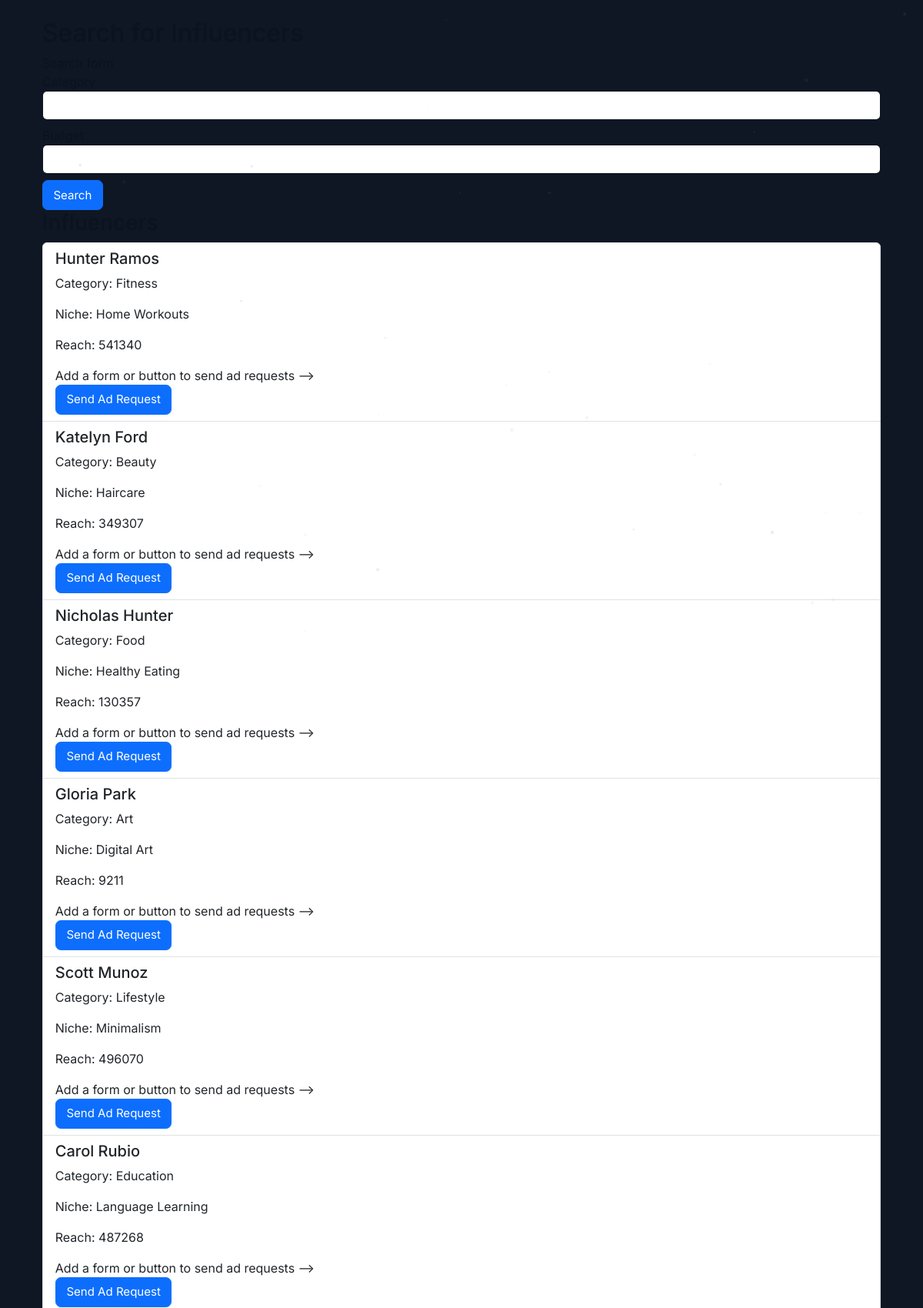
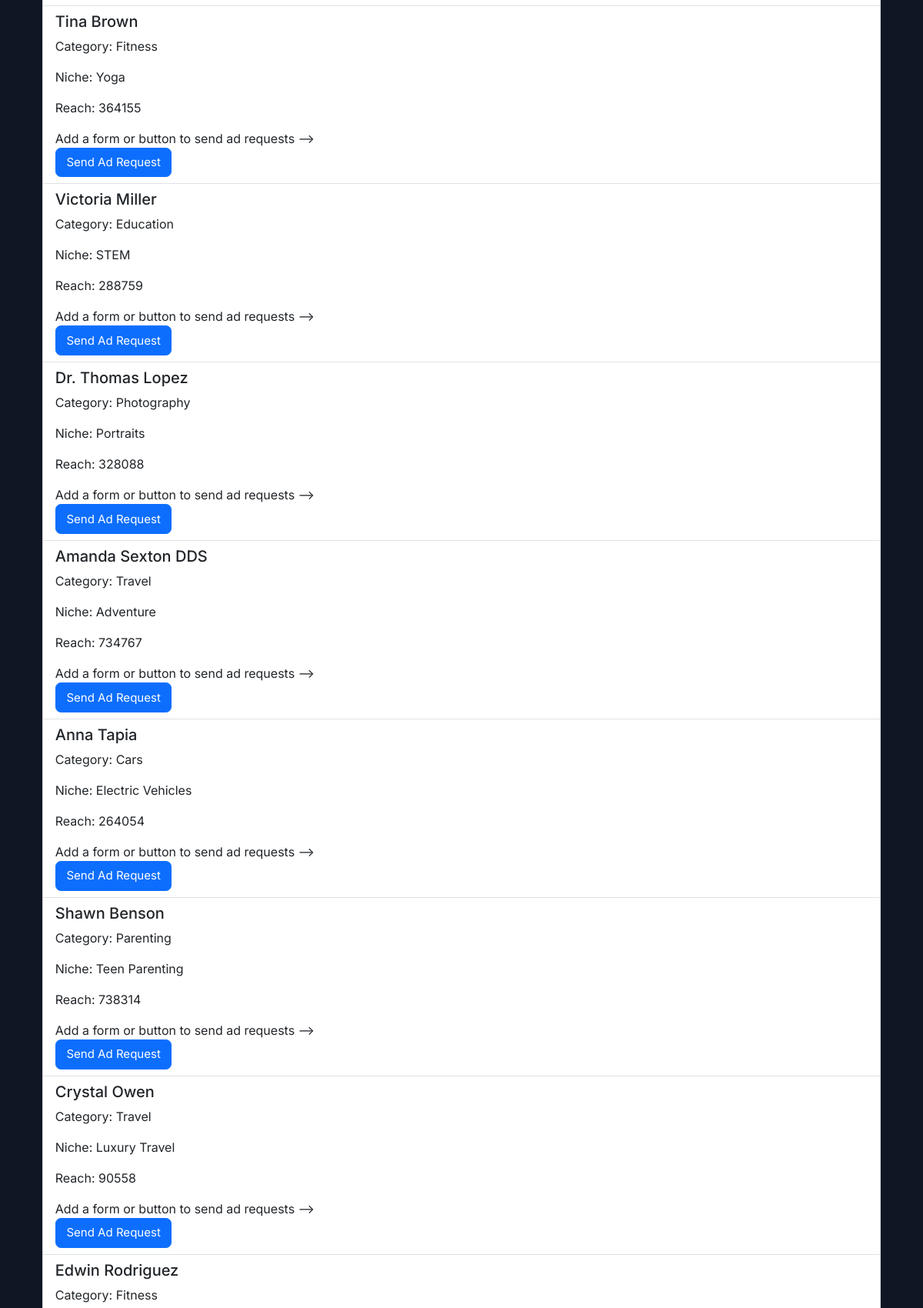
The page /search_influencers (signed in, upper part) on the database its author committed (2 pictures, top to bottom).
### app.py (models this page shows)
class Influencer(db.Model):
    id = db.Column(db.Integer, primary_key=True, autoincrement=True)
    user_id = db.Column(db.Integer, db.ForeignKey('user.id'), nullable=False)
    name = db.Column(db.String(200), nullable=False)
    category = db.Column(db.String(200), nullable=False)
    email = db.Column(db.String(120), unique=True, nullable=False)
    platform = db.Column(db.String(100), nullable=True)
    niche = db.Column(db.String(200), nullable=False)
    reach = db.Column(db.Integer, nullable=False)
    user = db.relationship('User', backref=db.backref('influencer', uselist=False))
    followers = db.Column(db.Integer, nullable=False)
    engagement_rate = db.Column(db.Float, nullable=False)

### app.py (the view)
@app.route('/search_influencers', methods=['GET'])
@login_required
def search_influencers():
    budget_str = request.args.get('budget')
    category = request.args.get('category')
    campaign_id = request.args.get('campaign_id')  # Get campaign_id from query parameters
    budget = None
    print(f"Budget String: {budget_str}")
    print(f"Category: {category}")
    print(f"Campaign ID: {campaign_id}")
    if budget_str:
        try:
            budget = float(budget_str)
        except ValueError:
            flash('Invalid budget value.', 'danger')
            return redirect(url_for('search_influencers', campaign_id=campaign_id))
    if budget is not None and category:
        influencers = Influencer.query.filter(Influencer.reach <= budget, Influencer.category.like(f'%{category}%')).all()
    elif category:
        influencers = Influencer.query.filter(Influencer.category.like(f'%{category}%')).all()
    elif budget is not None:
        influencers = Influencer.query.filter(Influencer.reach <= budget).all()
    else:
        influencers = Influencer.query.all()
    return render_template('search_influencers.html', influencers=influencers, campaign_id=campaign_id)

### app.py (called while the page is built)
@login_manager.user_loader
def load_user(user_id):
    return User.query.get(int(user_id))

@app.context_processor
def inject_user_profiles():
    sponsor = None
    influencer = None
    try:
        if current_user and current_user.is_authenticated:
            if getattr(current_user, 'role', None) == 'sponsor':
                sponsor = Sponsor.query.filter_by(user_id=current_user.id).first()
            elif getattr(current_user, 'role', None) == 'influencer':
                influencer = Influencer.query.filter_by(user_id=current_user.id).first()
    except Exception:
        sponsor = None
        influencer = None
    return dict(sponsor=sponsor, influencer=influencer)

### templates/search_influencers.html (shortened to what this page needs)
{% extends 'layout.html' %}
{% block content %}
<div class="container">
    <h2>Search for Influencers</h2>
    <form action="{{ url_for('search_influencers') }}" method="GET">
        <div class="form-group">
            <label for="category">Category</label>
            <input type="text" id="category" name="category" class="form-control">
        </div>
        <div class="form-group">
            <label for="budget">Budget</label>
            <input type="number" id="budget" name="budget" class="form-control">
        </div>
        <button type="submit" class="btn btn-primary">Search</button>
    </form>
        {% if influencers %}
        <h3>Influencers</h3>
        <ul class="list-group">
            {% for influencer in influencers %}
                <li class="list-group-item">
                    <h5>{{ influencer.name }}</h5>
                    <p>Category: {{ influencer.category }}</p>
                    <p>Niche: {{ influencer.niche }}</p>
                    <p>Reach: {{ influencer.reach }}</p>
                    Add a form or button to send ad requests -->
                    <form action="{{ url_for('send_ad_request', campaign_id=campaign_id) }}" method="POST">
                        <button type="submit" class="btn btn-primary">Send Ad Request</button>
                    </form>
                </li>
            {% endfor %}
        </ul>
        {% else %}
        <p>No influencers found matching your criteria.</p>
        {% endif %}
</div>
{% endblock %}

### static/css/navbar.css (style rules this page uses)
:root { --site-max-width:1140px; --navbar-vertical:.25rem; --navbar-horizontal:.75rem; --btn-radius:.45rem; --glass-bg: rgba(255,255,255,0.72); }
body { font-family: 'Inter', system-ui, -apple-system, 'Segoe UI', Roboto, 'Helvetica Neue', Arial; background:#0f1724; color:#0b1220; position:relative; z-index:1; }

### static/css/forms.css (style rules this page uses)
:root { --form-radius:6px; --btn-radius:.45rem; --btn-padding:.45rem .85rem; }
.form-control, .form-select, .form-control-sm { border-radius: var(--form-radius); border: 1px solid rgba(0,0,0,0.08); }
.btn { padding: var(--btn-padding); font-size:.94rem; border-radius:var(--btn-radius); }
.form-group { margin-bottom: .5rem; }

### rows shown on the page
Influencer: name "Hunter Ramos", category "Fitness", niche "Home Workouts", reach "541340"
Influencer: name "Katelyn Ford", category "Beauty", niche "Haircare", reach "349307"
Influencer: name "Nicholas Hunter", category "Food", niche "Healthy Eating", reach "130357"
Influencer: name "Gloria Park", category "Art", niche "Digital Art", reach "9211"
Influencer: name "Scott Munoz", category "Lifestyle", niche "Minimalism", reach "496070"
Influencer: name "Carol Rubio", category "Education", niche "Language Learning", reach "487268"
Influencer: name "Tina Brown", category "Fitness", niche "Yoga", reach "364155"
Influencer: name "Victoria Miller", category "Education", niche "STEM", reach "288759"
Influencer: name "Dr. Thomas Lopez", category "Photography", niche "Portraits", reach "328088"
Influencer: name "Amanda Sexton DDS", category "Travel", niche "Adventure", reach "734767"
Influencer: name "Anna Tapia", category "Cars", niche "Electric Vehicles", reach "264054"
Influencer: name "Shawn Benson", category "Parenting", niche "Teen Parenting", reach "738314"
Influencer: name "Crystal Owen", category "Travel", niche "Luxury Travel", reach "90558"
Influencer: name "Edwin Rodriguez", category "Fitness"
